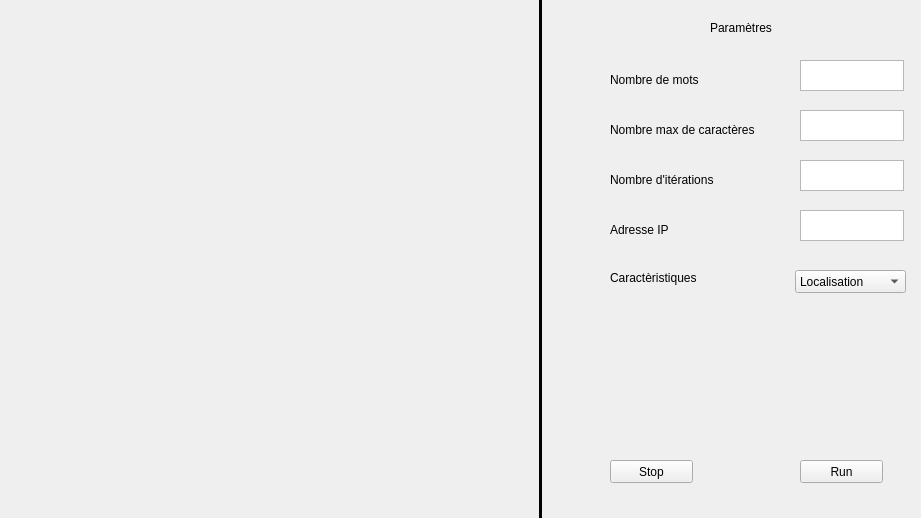
<?xml version="1.0" encoding="UTF-8"?>
<ui version="4.0">
 <class>MainWindow</class>
 <widget class="QMainWindow" name="MainWindow">
  <property name="geometry">
   <rect>
    <x>0</x>
    <y>0</y>
    <width>921</width>
    <height>518</height>
   </rect>
  </property>
  <property name="windowTitle">
   <string>MainWindow</string>
  </property>
  <widget class="QWidget" name="centralwidget">
   <widget class="QLabel" name="Parametres_Label">
    <property name="geometry">
     <rect>
      <x>710</x>
      <y>20</y>
      <width>91</width>
      <height>16</height>
     </rect>
    </property>
    <property name="text">
     <string>Paramètres</string>
    </property>
   </widget>
   <widget class="QPushButton" name="Run_Button">
    <property name="geometry">
     <rect>
      <x>800</x>
      <y>460</y>
      <width>83</width>
      <height>23</height>
     </rect>
    </property>
    <property name="text">
     <string>Run</string>
    </property>
   </widget>
   <widget class="QPushButton" name="Stop_Button">
    <property name="geometry">
     <rect>
      <x>610</x>
      <y>460</y>
      <width>83</width>
      <height>23</height>
     </rect>
    </property>
    <property name="text">
     <string>Stop</string>
    </property>
   </widget>
   <widget class="QTextEdit" name="nbrMots_Text">
    <property name="geometry">
     <rect>
      <x>800</x>
      <y>60</y>
      <width>104</width>
      <height>31</height>
     </rect>
    </property>
    <property name="html">
     <string>&lt;!DOCTYPE HTML PUBLIC &quot;-//W3C//DTD HTML 4.0//EN&quot; &quot;http://www.w3.org/TR/REC-html40/strict.dtd&quot;&gt;
&lt;html&gt;&lt;head&gt;&lt;meta name=&quot;qrichtext&quot; content=&quot;1&quot; /&gt;&lt;style type=&quot;text/css&quot;&gt;
p, li { white-space: pre-wrap; }
&lt;/style&gt;&lt;/head&gt;&lt;body style=&quot; font-family:'Sans'; font-size:10pt; font-weight:400; font-style:normal;&quot;&gt;
&lt;p style=&quot;-qt-paragraph-type:empty; margin-top:0px; margin-bottom:0px; margin-left:0px; margin-right:0px; -qt-block-indent:0; text-indent:0px; font-family:'Sans';&quot;&gt;&lt;br /&gt;&lt;/p&gt;&lt;/body&gt;&lt;/html&gt;</string>
    </property>
   </widget>
   <widget class="QComboBox" name="caracteristiques_ComboBox">
    <property name="geometry">
     <rect>
      <x>795</x>
      <y>270</y>
      <width>111</width>
      <height>23</height>
     </rect>
    </property>
    <item>
     <property name="text">
      <string>Localisation</string>
     </property>
    </item>
   </widget>
   <widget class="QTextEdit" name="nbrChar_Text">
    <property name="geometry">
     <rect>
      <x>800</x>
      <y>110</y>
      <width>104</width>
      <height>31</height>
     </rect>
    </property>
    <property name="html">
     <string>&lt;!DOCTYPE HTML PUBLIC &quot;-//W3C//DTD HTML 4.0//EN&quot; &quot;http://www.w3.org/TR/REC-html40/strict.dtd&quot;&gt;
&lt;html&gt;&lt;head&gt;&lt;meta name=&quot;qrichtext&quot; content=&quot;1&quot; /&gt;&lt;style type=&quot;text/css&quot;&gt;
p, li { white-space: pre-wrap; }
&lt;/style&gt;&lt;/head&gt;&lt;body style=&quot; font-family:'Sans'; font-size:10pt; font-weight:400; font-style:normal;&quot;&gt;
&lt;p style=&quot;-qt-paragraph-type:empty; margin-top:0px; margin-bottom:0px; margin-left:0px; margin-right:0px; -qt-block-indent:0; text-indent:0px; font-family:'Sans';&quot;&gt;&lt;br /&gt;&lt;/p&gt;&lt;/body&gt;&lt;/html&gt;</string>
    </property>
   </widget>
   <widget class="QTextEdit" name="nbrIteration_Text">
    <property name="geometry">
     <rect>
      <x>800</x>
      <y>160</y>
      <width>104</width>
      <height>31</height>
     </rect>
    </property>
    <property name="html">
     <string>&lt;!DOCTYPE HTML PUBLIC &quot;-//W3C//DTD HTML 4.0//EN&quot; &quot;http://www.w3.org/TR/REC-html40/strict.dtd&quot;&gt;
&lt;html&gt;&lt;head&gt;&lt;meta name=&quot;qrichtext&quot; content=&quot;1&quot; /&gt;&lt;style type=&quot;text/css&quot;&gt;
p, li { white-space: pre-wrap; }
&lt;/style&gt;&lt;/head&gt;&lt;body style=&quot; font-family:'Sans'; font-size:10pt; font-weight:400; font-style:normal;&quot;&gt;
&lt;p style=&quot;-qt-paragraph-type:empty; margin-top:0px; margin-bottom:0px; margin-left:0px; margin-right:0px; -qt-block-indent:0; text-indent:0px; font-family:'Sans';&quot;&gt;&lt;br /&gt;&lt;/p&gt;&lt;/body&gt;&lt;/html&gt;</string>
    </property>
   </widget>
   <widget class="QTextEdit" name="AdresseIP_Text">
    <property name="geometry">
     <rect>
      <x>800</x>
      <y>210</y>
      <width>104</width>
      <height>31</height>
     </rect>
    </property>
    <property name="html">
     <string>&lt;!DOCTYPE HTML PUBLIC &quot;-//W3C//DTD HTML 4.0//EN&quot; &quot;http://www.w3.org/TR/REC-html40/strict.dtd&quot;&gt;
&lt;html&gt;&lt;head&gt;&lt;meta name=&quot;qrichtext&quot; content=&quot;1&quot; /&gt;&lt;style type=&quot;text/css&quot;&gt;
p, li { white-space: pre-wrap; }
&lt;/style&gt;&lt;/head&gt;&lt;body style=&quot; font-family:'Sans'; font-size:10pt; font-weight:400; font-style:normal;&quot;&gt;
&lt;p style=&quot;-qt-paragraph-type:empty; margin-top:0px; margin-bottom:0px; margin-left:0px; margin-right:0px; -qt-block-indent:0; text-indent:0px; font-family:'Sans';&quot;&gt;&lt;br /&gt;&lt;/p&gt;&lt;/body&gt;&lt;/html&gt;</string>
    </property>
   </widget>
   <widget class="QLabel" name="NombreMots_Label">
    <property name="geometry">
     <rect>
      <x>610</x>
      <y>70</y>
      <width>121</width>
      <height>20</height>
     </rect>
    </property>
    <property name="text">
     <string>Nombre de mots</string>
    </property>
   </widget>
   <widget class="QLabel" name="NombreChar_Label">
    <property name="geometry">
     <rect>
      <x>610</x>
      <y>120</y>
      <width>191</width>
      <height>20</height>
     </rect>
    </property>
    <property name="text">
     <string>Nombre max de caractères</string>
    </property>
   </widget>
   <widget class="QLabel" name="NombreIteration_Label">
    <property name="geometry">
     <rect>
      <x>610</x>
      <y>170</y>
      <width>151</width>
      <height>20</height>
     </rect>
    </property>
    <property name="text">
     <string>Nombre d'itérations</string>
    </property>
   </widget>
   <widget class="QLabel" name="AdresseIP_Label">
    <property name="geometry">
     <rect>
      <x>610</x>
      <y>220</y>
      <width>91</width>
      <height>20</height>
     </rect>
    </property>
    <property name="text">
     <string>Adresse IP</string>
    </property>
   </widget>
   <widget class="QLabel" name="Caracteristiques_Label">
    <property name="geometry">
     <rect>
      <x>610</x>
      <y>270</y>
      <width>131</width>
      <height>16</height>
     </rect>
    </property>
    <property name="text">
     <string>Caractèristiques</string>
    </property>
   </widget>
   <widget class="Line" name="line">
    <property name="enabled">
     <bool>true</bool>
    </property>
    <property name="geometry">
     <rect>
      <x>520</x>
      <y>0</y>
      <width>41</width>
      <height>521</height>
     </rect>
    </property>
    <property name="frameShadow">
     <enum>QFrame::Plain</enum>
    </property>
    <property name="lineWidth">
     <number>3</number>
    </property>
    <property name="midLineWidth">
     <number>3</number>
    </property>
    <property name="orientation">
     <enum>Qt::Vertical</enum>
    </property>
   </widget>
   <widget class="QCustomPlot" name="customPlot" native="true">
    <property name="enabled">
     <bool>true</bool>
    </property>
    <property name="geometry">
     <rect>
      <x>50</x>
      <y>100</y>
      <width>431</width>
      <height>361</height>
     </rect>
    </property>
   </widget>
  </widget>
 </widget>
 <customwidgets>
  <customwidget>
   <class>QCustomPlot</class>
   <extends>QWidget</extends>
   <header>qcustomplot.h</header>
   <container>1</container>
  </customwidget>
 </customwidgets>
 <resources/>
 <connections/>
</ui>
